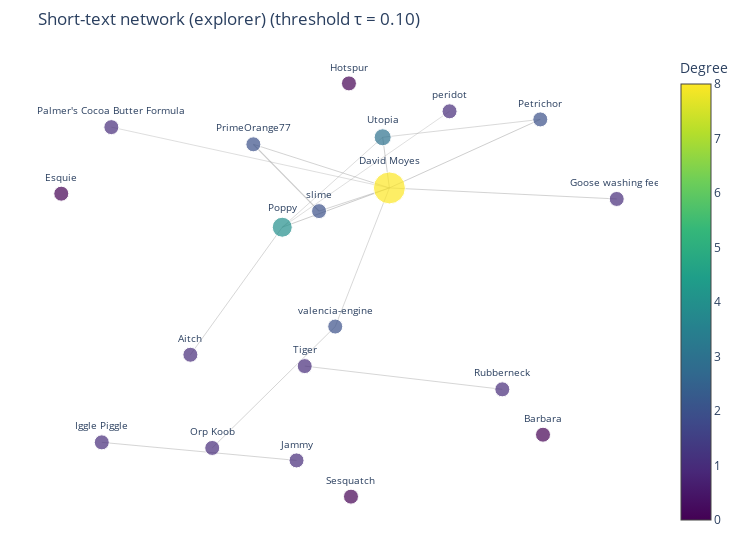

The notebook cell saved with this chart:
### Code cell
# ── Threshold Explorer ────────────────────────────────────────────────────────
# Use this cell to experiment with different thresholds.
# Change the values below and re-run to see how the network changes.

EXPLORE_THRESHOLD = 0.1   # ← change this value
EXPLORE_WHICH = 'short'    # ← 'short' or 'long'

sim = sim_short if EXPLORE_WHICH == 'short' else sim_long
label = 'Short-text' if EXPLORE_WHICH == 'short' else 'Long-text'
G_explore = build_and_plot(sim, EXPLORE_THRESHOLD, f'{label} network (explorer)')

### Figure 1 — Plotly figure (JSON) as saved in the notebook; plotly's stock layout.template omitted (floating-point values rounded to 4 significant figures)
{"data": [{"hoverinfo": "text", "line": {"color": "rgba(150,150,150,0.5)", "width": 0.8412}, "mode": "lines", "showlegend": false, "text": "Goose washing feet ↔ David Moyes: 0.140", "type": "scatter", "x": [0.7075, 0.1473, null], "y": [0.3312, 0.3806, null]}, {"hoverinfo": "text", "line": {"color": "rgba(150,150,150,0.5)", "width": 0.803}, "mode": "lines", "showlegend": false, "text": "Orp Koob ↔ valencia-engine: 0.134", "type": "scatter", "x": [-0.2892, 0.0139, null], "y": [-0.7823, -0.2394, null]}, {"hoverinfo": "text", "line": {"color": "rgba(150,150,150,0.5)", "width": 0.6045}, "mode": "lines", "showlegend": false, "text": "Poppy ↔ peridot: 0.101", "type": "scatter", "x": [-0.1166, 0.2956, null], "y": [0.2049, 0.7232, null]}, {"hoverinfo": "text", "line": {"color": "rgba(150,150,150,0.5)", "width": 0.9424}, "mode": "lines", "showlegend": false, "text": "Poppy ↔ David Moyes: 0.157", "type": "scatter", "x": [-0.1166, 0.1473, null], "y": [0.2049, 0.3806, null]}, {"hoverinfo": "text", "line": {"color": "rgba(150,150,150,0.5)", "width": 0.6658}, "mode": "lines", "showlegend": false, "text": "Poppy ↔ Utopia: 0.111", "type": "scatter", "x": [-0.1166, 0.1308, null], "y": [0.2049, 0.6071, null]}, {"hoverinfo": "text", "line": {"color": "rgba(150,150,150,0.5)", "width": 0.7838}, "mode": "lines", "showlegend": false, "text": "Poppy ↔ Aitch: 0.131", "type": "scatter", "x": [-0.1166, -0.3431, null], "y": [0.2049, -0.3655, null]}, {"hoverinfo": "text", "line": {"color": "rgba(150,150,150,0.5)", "width": 0.6228}, "mode": "lines", "showlegend": false, "text": "Palmer's Cocoa Butter Formula ↔ David Moyes: 0.104", "type": "scatter", "x": [-0.5379, 0.1473, null], "y": [0.6524, 0.3806, null]}, {"hoverinfo": "text", "line": {"color": "rgba(150,150,150,0.5)", "width": 0.7837}, "mode": "lines", "showlegend": false, "text": "Rubberneck ↔ Tiger: 0.131", "type": "scatter", "x": [0.4256, -0.06129, null], "y": [-0.5202, -0.4163, null]}, {"hoverinfo": "text", "line": {"color": "rgba(150,150,150,0.5)", "width": 0.7986}, "mode": "lines", "showlegend": false, "text": "Iggle Piggle ↔ Jammy: 0.133", "type": "scatter", "x": [-0.5614, -0.08151, null], "y": [-0.7573, -0.838, null]}, {"hoverinfo": "text", "line": {"color": "rgba(150,150,150,0.5)", "width": 0.8088}, "mode": "lines", "showlegend": false, "text": "David Moyes ↔ slime: 0.135", "type": "scatter", "x": [0.1473, -0.02599, null], "y": [0.3806, 0.2769, null]}, {"hoverinfo": "text", "line": {"color": "rgba(150,150,150,0.5)", "width": 0.8395}, "mode": "lines", "showlegend": false, "text": "David Moyes ↔ PrimeOrange77: 0.140", "type": "scatter", "x": [0.1473, -0.1879, null], "y": [0.3806, 0.5757, null]}, {"hoverinfo": "text", "line": {"color": "rgba(150,150,150,0.5)", "width": 0.919}, "mode": "lines", "showlegend": false, "text": "David Moyes ↔ Utopia: 0.153", "type": "scatter", "x": [0.1473, 0.1308, null], "y": [0.3806, 0.6071, null]}, {"hoverinfo": "text", "line": {"color": "rgba(150,150,150,0.5)", "width": 0.9351}, "mode": "lines", "showlegend": false, "text": "David Moyes ↔ Petrichor: 0.156", "type": "scatter", "x": [0.1473, 0.5192, null], "y": [0.3806, 0.687, null]}, {"hoverinfo": "text", "line": {"color": "rgba(150,150,150,0.5)", "width": 0.7409}, "mode": "lines", "showlegend": false, "text": "David Moyes ↔ valencia-engine: 0.123", "type": "scatter", "x": [0.1473, 0.0139, null], "y": [0.3806, -0.2394, null]}, {"hoverinfo": "text", "line": {"color": "rgba(150,150,150,0.5)", "width": 1.226}, "mode": "lines", "showlegend": false, "text": "slime ↔ PrimeOrange77: 0.204", "type": "scatter", "x": [-0.02599, -0.1879, null], "y": [0.2769, 0.5757, null]}, {"hoverinfo": "text", "line": {"color": "rgba(150,150,150,0.5)", "width": 0.7263}, "mode": "lines", "showlegend": false, "text": "Utopia ↔ Petrichor: 0.121", "type": "scatter", "x": [0.1308, 0.5192, null], "y": [0.6071, 0.687, null]}, {"hoverinfo": "text", "hovertext": ["Hotspur\nDegree: 0", "Goose washing feet\nDegree: 1", "Orp Koob\nDegree: 1", "Poppy\nDegree: 4", "peridot\nDegree: 1", "Palmer's Cocoa Butter Formula\nDegree: 1", "Rubberneck\nDegree: 1", "Iggle Piggle\nDegree: 1", "Esquie\nDegree: 0", "David Moyes\nDegree: 8", "Jammy\nDegree: 1", "slime\nDegree: 2", "PrimeOrange77\nDegree: 2", "Tiger\nDegree: 1", "Sesquatch\nDegree: 0", "Barbara\nDegree: 0", "Utopia\nDegree: 3", "Petrichor\nDegree: 2", "Aitch\nDegree: 1", "valencia-engine\nDegree: 2"], "marker": {"color": [0, 1, 1, 4, 1, 1, 1, 1, 0, 8, 1, 2, 2, 1, 0, 0, 3, 2, 1, 2], "colorbar": {"title": {"text": "Degree"}}, "colorscale": [[0, "#440154"], [0.1111, "#482878"], [0.2222, "#3e4989"], [0.3333, "#31688e"], [0.4444, "#26828e"], [0.5556, "#1f9e89"], [0.6667, "#35b779"], [0.7778, "#6ece58"], [0.8889, "#b5de2b"], [1, "#fde725"]], "line": {"color": "white", "width": 1}, "showscale": true, "size": [15, 15, 15, 20, 15, 15, 15, 15, 15, 32, 15, 15, 15, 15, 15, 15, 17, 15, 15, 15]}, "mode": "markers+text", "showlegend": false, "text": ["Hotspur", "Goose washing feet", "Orp Koob", "Poppy", "peridot", "Palmer's Cocoa Butter Formula", "Rubberneck", "Iggle Piggle", "Esquie", "David Moyes", "Jammy", "slime", "PrimeOrange77", "Tiger", "Sesquatch", "Barbara", "Utopia", "Petrichor", "Aitch", "valencia-engine"], "textfont": {"size": 10}, "textposition": "top center", "type": "scatter", "x": [0.04768, 0.7075, -0.2892, -0.1166, 0.2956, -0.5379, 0.4256, -0.5614, -0.6612, 0.1473, -0.08151, -0.02599, -0.1879, -0.06129, 0.05266, 0.5259, 0.1308, 0.5192, -0.3431, 0.0139], "y": [0.8482, 0.3312, -0.7823, 0.2049, 0.7232, 0.6524, -0.5202, -0.7573, 0.3548, 0.3806, -0.838, 0.2769, 0.5757, -0.4163, -1, -0.7231, 0.6071, 0.687, -0.3655, -0.2394]}], "layout": {"height": 550, "margin": {"b": 20, "l": 20, "r": 20, "t": 50}, "plot_bgcolor": "white", "showlegend": false, "title": {"text": "Short-text network (explorer) (threshold τ = 0.10)"}, "width": 750, "xaxis": {"showgrid": false, "showticklabels": false, "zeroline": false}, "yaxis": {"showgrid": false, "showticklabels": false, "zeroline": false}}}
